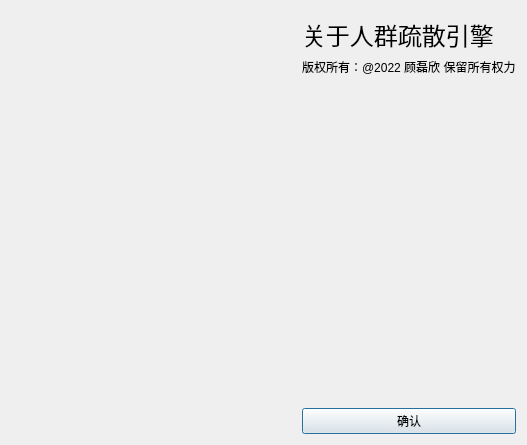
<?xml version="1.0" encoding="UTF-8"?>
<ui version="4.0">
 <class>AboutDialog</class>
 <widget class="QDialog" name="AboutDialog">
  <property name="geometry">
   <rect>
    <x>0</x>
    <y>0</y>
    <width>527</width>
    <height>445</height>
   </rect>
  </property>
  <property name="windowTitle">
   <string>关于</string>
  </property>
  <property name="windowIcon">
   <iconset resource="../../../resources/resources.qrc">
    <normaloff>:/images/多人-人群.png</normaloff>:/images/多人-人群.png</iconset>
  </property>
  <layout class="QGridLayout" name="gridLayout">
   <item row="3" column="1">
    <spacer name="verticalSpacer_2">
     <property name="orientation">
      <enum>Qt::Vertical</enum>
     </property>
     <property name="sizeHint" stdset="0">
      <size>
       <width>20</width>
       <height>40</height>
      </size>
     </property>
    </spacer>
   </item>
   <item row="0" column="0" rowspan="4">
    <widget class="QLabel" name="label_3">
     <property name="text">
      <string/>
     </property>
     <property name="pixmap">
      <pixmap resource="../../../resources/resources.qrc">:/images/多人-人群.png</pixmap>
     </property>
    </widget>
   </item>
   <item row="4" column="1">
    <widget class="QPushButton" name="pushButton">
     <property name="text">
      <string>确认</string>
     </property>
    </widget>
   </item>
   <item row="2" column="1">
    <widget class="QLabel" name="label">
     <property name="text">
      <string>版权所有：@2022 顾磊欣 保留所有权力</string>
     </property>
     <property name="alignment">
      <set>Qt::AlignLeading|Qt::AlignLeft|Qt::AlignVCenter</set>
     </property>
    </widget>
   </item>
   <item row="4" column="0">
    <spacer name="horizontalSpacer">
     <property name="orientation">
      <enum>Qt::Horizontal</enum>
     </property>
     <property name="sizeHint" stdset="0">
      <size>
       <width>40</width>
       <height>20</height>
      </size>
     </property>
    </spacer>
   </item>
   <item row="1" column="1">
    <widget class="QLabel" name="label_2">
     <property name="font">
      <font>
       <pointsize>18</pointsize>
      </font>
     </property>
     <property name="text">
      <string>关于人群疏散引擎</string>
     </property>
    </widget>
   </item>
  </layout>
 </widget>
 <resources>
  <include location="../../../resources/resources.qrc"/>
 </resources>
 <connections>
  <connection>
   <sender>pushButton</sender>
   <signal>clicked()</signal>
   <receiver>AboutDialog</receiver>
   <slot>accept()</slot>
   <hints>
    <hint type="sourcelabel">
     <x>382</x>
     <y>419</y>
    </hint>
    <hint type="destinationlabel">
     <x>263</x>
     <y>222</y>
    </hint>
   </hints>
  </connection>
 </connections>
</ui>
